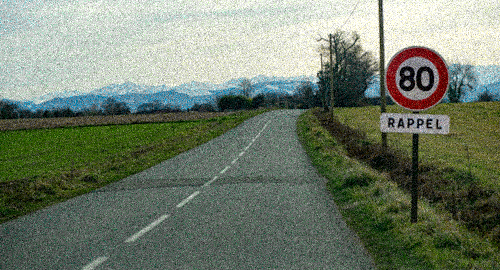
#> input picture EVAL/ressources/route1_bruit1.png, 500 x 270 px
$ python passe_bas.py
#> lines starting #> are read from the running program, lines starting #| are printed output that depends on the picture
from math import log
import cv2
import numpy as np
from math import log10
from scipy import fftpack

def getSpectrum(im_fft):
  """Builds the Fourier spectrum of an image

  Args:
      im_fft (np.array): The source image matrix

  Returns:
      np.array: The spectrum image matrix
  """
  spectrum = np.zeros(im_fft.shape)
  for indexRow,row in enumerate(im_fft):
    for indexPixel, pixel in enumerate(row):
      spectrum[indexRow][indexPixel] = 10*log(abs(pixel),10)
  return spectrum

def centralSquareMask(img, size):
  """Add a square mask in the center of an image

  Args:
      img (np.array): The source image matrix
      size (int): The side length of central square in px

  Returns:
      np.array: The masked image matrix
  """
  leftStart = (np.shape(img)[1]-size)//2
  upperStart = (np.shape(img)[0]-size)//2
  img[upperStart:upperStart+size,leftStart:leftStart+size] = 0
  return img

if __name__ == "__main__":
  im = cv2.imread('ressources/route1_bruit1.png',cv2.IMREAD_GRAYSCALE)
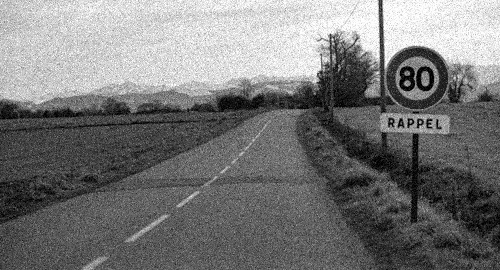
#> im: shape (270, 500); min 0, max 255, mean 119.8
  im_fft = np.fft.fft2(im)
  im_fft = np.fft.fftshift(im_fft)
  spectrum = getSpectrum(im_fft)
#> after the loop in getSpectrum, `for indexRow,row in enumerate(im_fft):`:
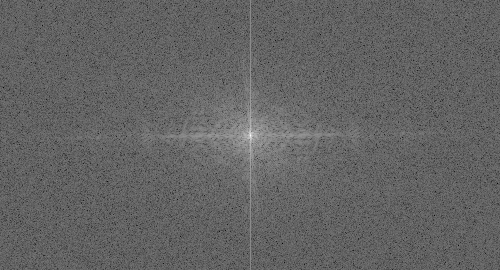
#> spectrum: shape (270, 500) float64; min 14.73, max 72.09, mean 37.2; drawn with min black and max white
  filtered = centralSquareMask(im_fft,10)
  filteredSpectrum = centralSquareMask(spectrum,10)
#> call 2 of centralSquareMask, with size = 10
#> in centralSquareMask (call 2), `img[upperStart:upperStart+size,leftStart:leftStart+size] = 0`:
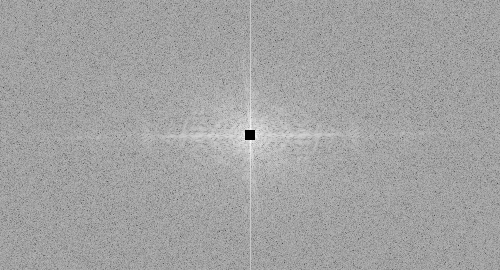
#> img: shape (270, 500) float64; min 0, max 58.24, mean 37.2; drawn with min black and max white
  #cv2.imwrite('passe_bas.png',filteredSpectrum)
  inverted = np.fft.ifft2(filtered)
  inverted = np.abs(inverted)
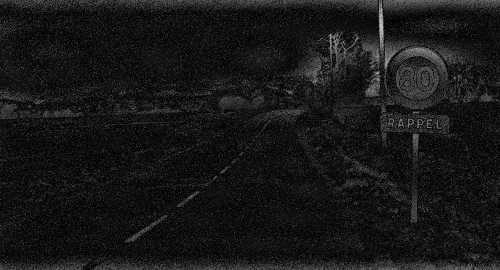
#> inverted: shape (270, 500) float64; min 0.0493, max 218.7, mean 23.6
  cv2.imwrite('passe_bas.png',inverted)

$ run again, with EVAL/ressources/route1_bruit2.png copied over EVAL/ressources/route1_bruit1.png
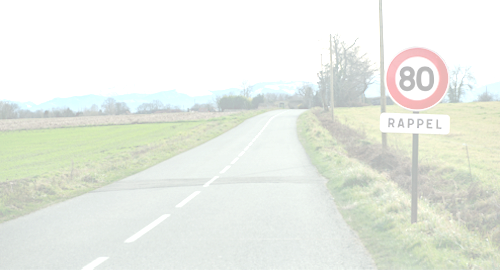
#> input picture EVAL/ressources/route1_bruit2.png, 500 x 270 px
#> after the loop in getSpectrum, `for indexRow,row in enumerate(im_fft):`:
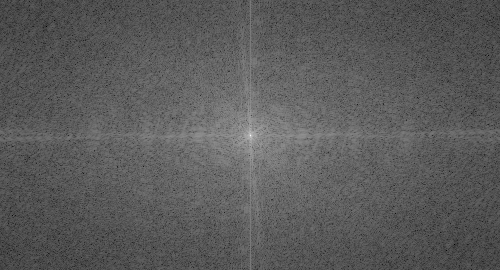
#> spectrum: shape (270, 500) float64; min 3.84, max 75, mean 29.3; drawn with min black and max white
#> `cv2.imwrite('passe_bas.png',inverted)`:
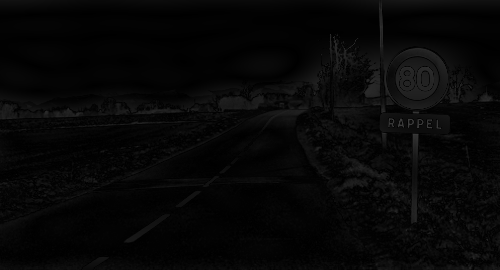
#> saved as passe_bas.png: shape (270, 500); min 0, max 59, mean 6.9
